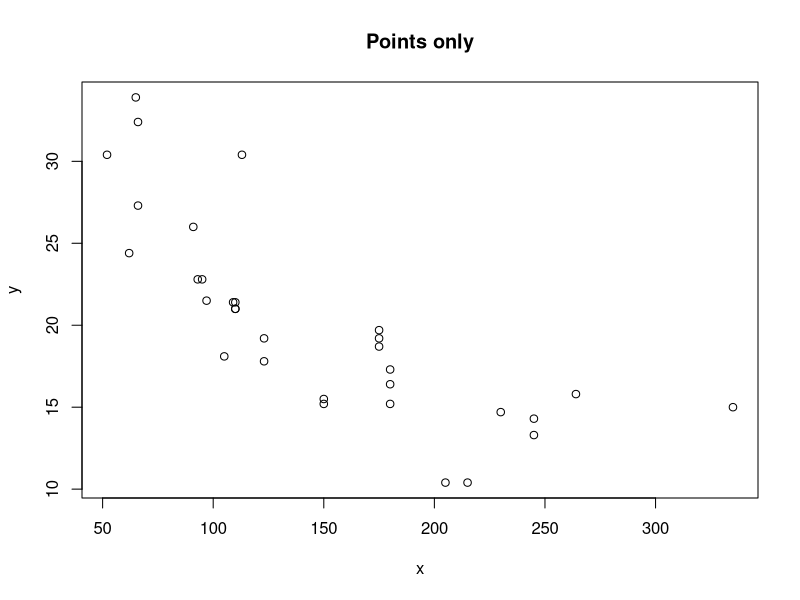
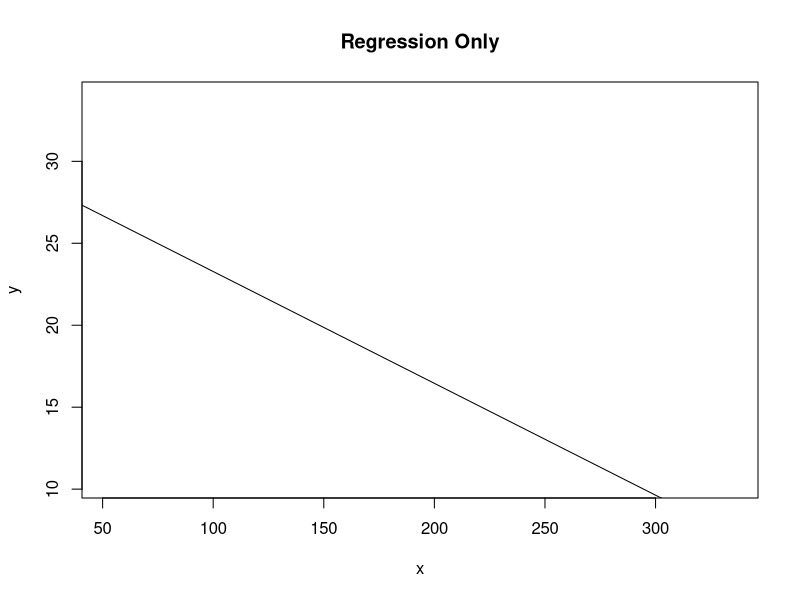

Reproduce these figures in R, in order. (Note: this script raises an error after producing the figures.)
df <- mtcars


# 2
  x <- df$hp
  y <- df$mpg
  
  plot(x, y,  main = "Points only")
  plot(y ~ x, main = "Regression Only", type = "n")
  
# 3
  abline(lm(y ~ x))
  
  
# 5 places a legend on a graph.
  legend(locator(1), c("legend1","legend2"), pch=c(1,16), col=c("red","blue"))
  
# 7 add text ro graph
  text(200, 25, "x = 200,\ny = 25")